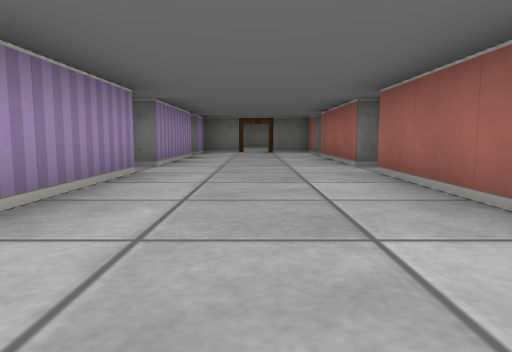
[1] (above)

16 first-person views from a walk through a cub3D ray-caster map. The camera is about half as high as the walls, tilts 6° down and sees 70° across. The floor is counted in squares. Each view is taken from the middle of a square. On the plan, view 1 faces up. The plan holds only what a view shows up to about 9 squares ahead; the rest is blank.

[2]
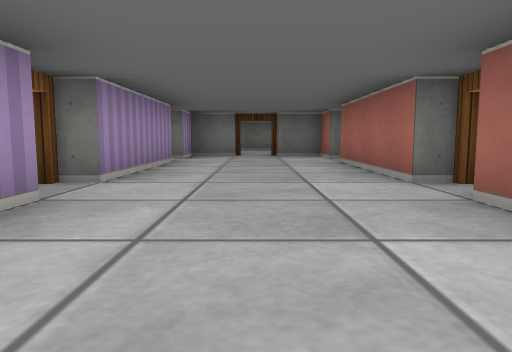

[3]
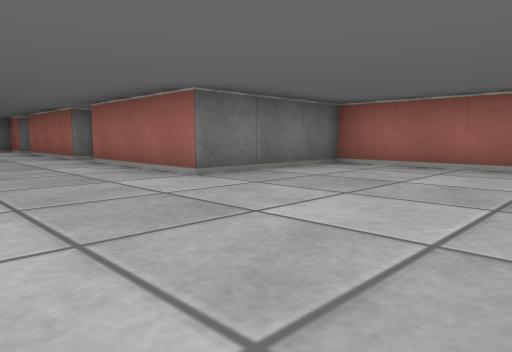

[4]
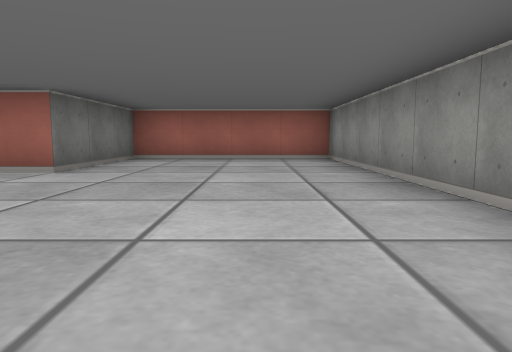

[5]
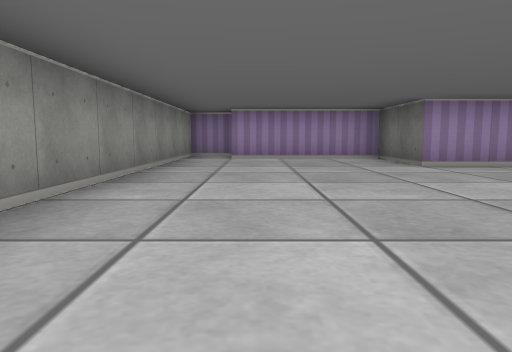

[6]
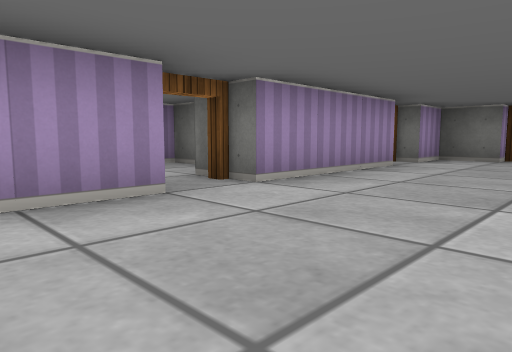

[7]
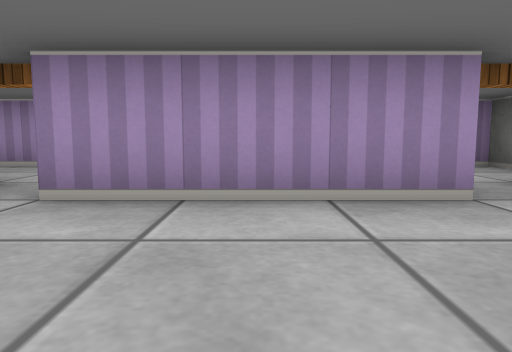

[8]
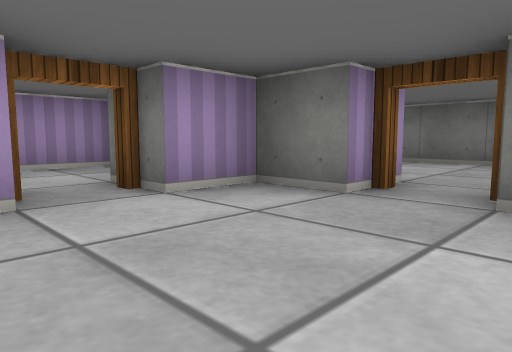

[9]
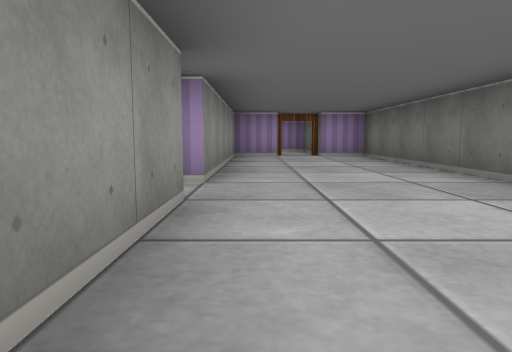

[10]
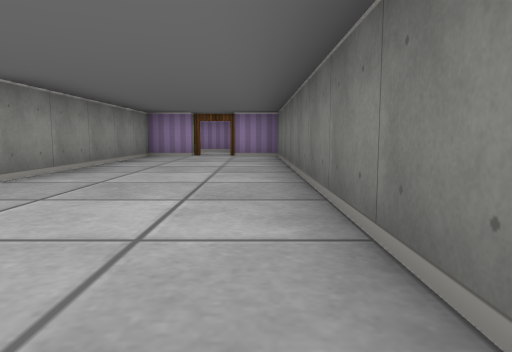

[11]
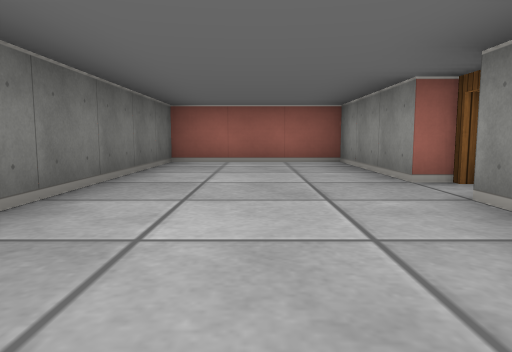

[12]
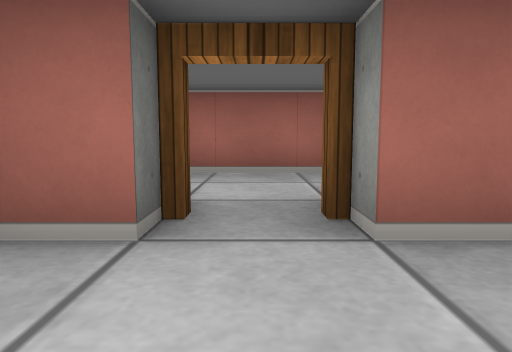

[13]
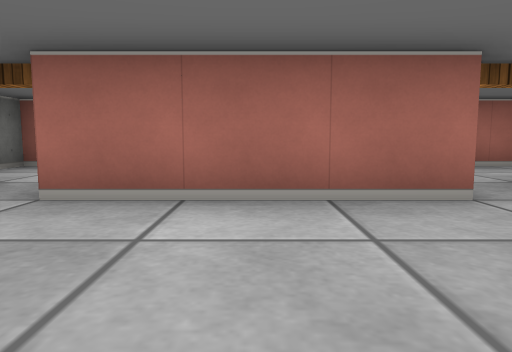

[14]
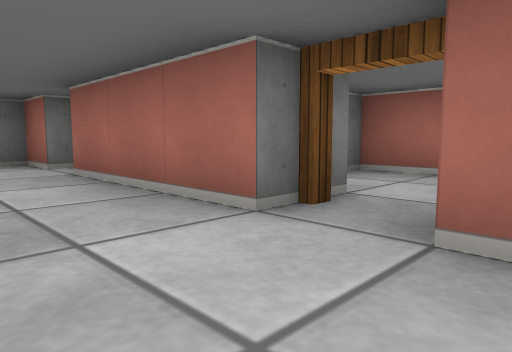

[15]
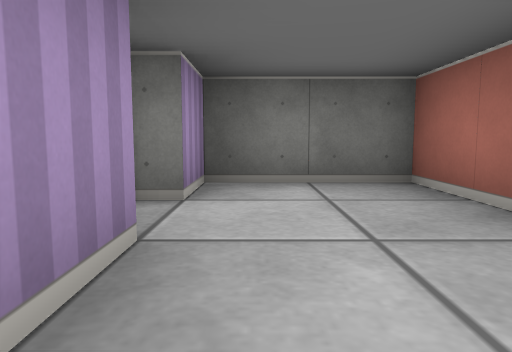

[16]
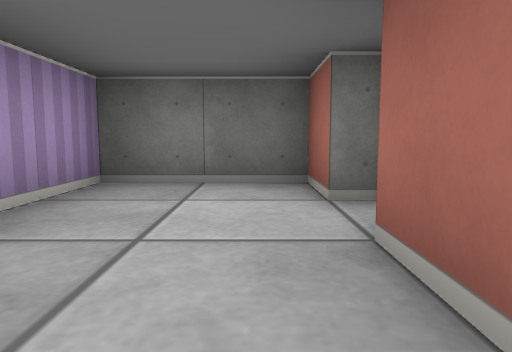

### Floor plan
Ten units are one square. View 1 is at (0, 0); x grows to the right and y downward. Boxes are objects, and circles mark ways between rooms. Rooms are numbered by the first view taken in them; rooms with no view inside come last. Other rooms are left out.
<svg viewBox="-65 -150 115 180">
<path fill="none" stroke="#000" d="M-15 -46 -15 -15 -35 -15 -35 15M15 -55 15 -85M-45 15 -45 25 45 25 45 -15 15 -15 15 -45M-15 -86 -15 -55M15 -95 15 -105 5 -105M-5 -105 -15 -105 -15 -95M5 -115 35 -115 35 -145 -55 -145 -55 -135M-55 -125 -55 -115 -5 -115M25 -45 25 -36M45 -31 45 -65 25 -65 25 -55M-25 -55 -25 -65 -45 -65 -45 -31M-25 -36 -25 -45M45 -81 45 -105 39 -105M-40 -105 -45 -105 -45 -91"/>
<circle cx="0" cy="-110" r="3" fill="#2a7"/>
<circle cx="20" cy="-50" r="3" fill="#2a7"/>
<circle cx="-20" cy="-50" r="3" fill="#2a7"/>
<circle cx="20" cy="-90" r="3" fill="#2a7"/>
<circle cx="-20" cy="-90" r="3" fill="#2a7"/>
<text x="0" y="-20">1</text>
<text x="-10" y="-130">2</text>
<text x="30" y="-50">3</text>
<text x="-40" y="-50">4</text>
<text x="30" y="-90">5</text>
<text x="-40" y="-90">6</text>
</svg>
Room 1 opens to room 2. Room 1 opens to room 3. Room 1 opens to room 4. Room 1 opens to room 5. Room 1 opens to room 6.

Where each view was taken, in squares from view 1:
view 1: 0 up, 0 right, facing up
view 2: 2 up, 0 right, facing up
view 3: 2 down, 1 left, facing up-right
view 4: 1 down, 3 left, facing right
view 5: 1 down, 4 right, facing left
view 6: 3 up, 1 right, facing up-left
view 7: 7 up, 1 right, facing left
view 8: 8 up, 1 right, facing up-left
view 9: 12 up, 3 right, facing left
view 10: 14 up, 3 right, facing left
view 11: 13 up, 3 left, facing right
view 12: 9 up, 0 right, facing right
view 13: 7 up, 1 left, facing right
view 14: 4 up, 0 right, facing up-right
view 15: 3 up, 3 right, facing up
view 16: 3 up, 3 left, facing up
